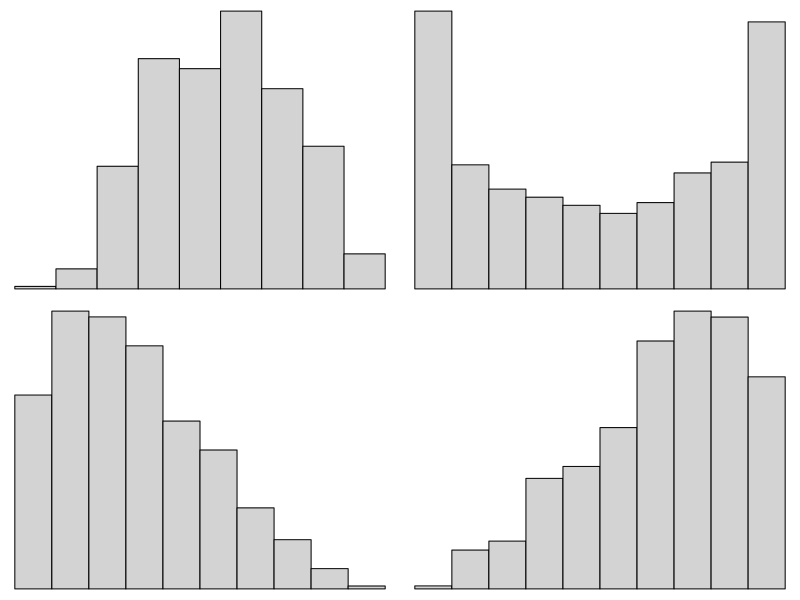

This chart was generated by the following R code:
## ---- chunk 1
d1 = rbeta(500,4,4)
d2 = rbeta(500,0.5,0.5)
d3 = rbeta(500,1.4,3)
d4 = rbeta(500,3,1.4)
## ---- chunk 2
par(mar=c(0,0,0,0),mfrow=c(2,2))
hist(d1,ann=F,axes=F)
hist(d2,ann=F,axes=F)
hist(d3,ann=F,axes=F)
hist(d4,ann=F,axes=F)
